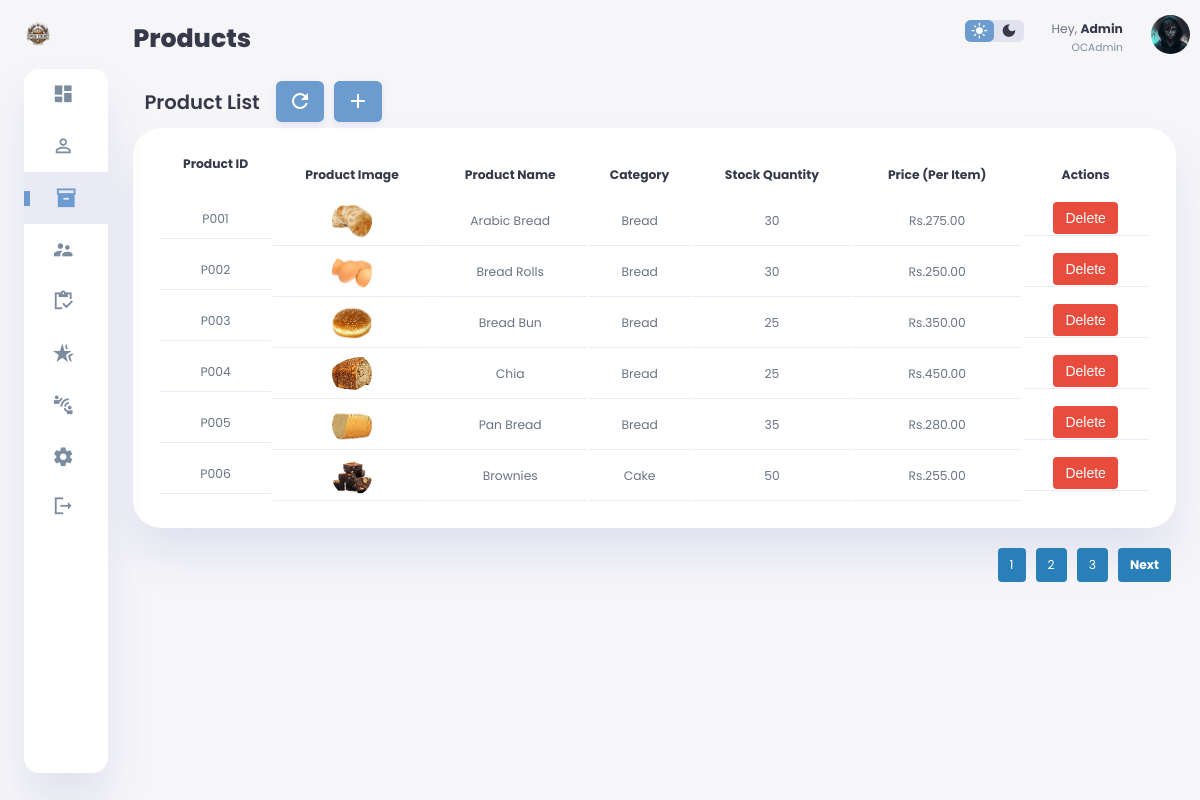
/admin/admin-Products.php (signed in), run on the app's committed database.
### tables this page shows
CREATE TABLE `tg_products` (
  `id` int(12) NOT NULL,
  `productId` varchar(12) NOT NULL,
  `productImage` varchar(255) NOT NULL,
  `productName` varchar(255) NOT NULL,
  `category` varchar(255) NOT NULL,
  `stockQuantity` int(12) NOT NULL,
  `price` int(12) NOT NULL
);

### admin/admin-Products.php (the view, shortened to what this page needs)
<?php
$adminUsername = $_SESSION['Admin_Username'];
$mysqli = new mysqli(DB_SERVER, DB_USER, DB_PASSWORD, DB_NAME);
$rowsPerPage = 6;
if (isset($_GET['page']) && is_numeric($_GET['page'])) {
    $currentPage = (int) $_GET['page'];
} else {
    $currentPage = 1;
}
$offset = ($currentPage - 1) * $rowsPerPage;
$totalQuery = "SELECT COUNT(*) AS total FROM `tg_products`";
$totalResult = $mysqli->query($totalQuery);
$totalRow = $totalResult->fetch_assoc();
$totalProducts = $totalRow['total'];
$totalPages = ceil($totalProducts / $rowsPerPage);
$query = "SELECT `id`, `productId`, `productImage`, `productName`, `category`, `stockQuantity`, `price`
          FROM `tg_products`
          LIMIT $rowsPerPage OFFSET $offset";
$result = $mysqli->query($query);
?>
<!DOCTYPE html>
<html>
<head>
    <link rel="stylesheet" href="<?php echo BASE_URL; ?>dist/css/styles-admin-main.css">
</head>
<body>
<div class="container customers">
    <aside class="customers">
        <div class="toggle">
            <div class="logo">
                <img src="<?php echo BASE_URL; ?>dist/src/OCBSLogo.png" alt="Oven Crust Logo">
            </div>
        </div>
        <div class="sidebar">
            <a href="<?php echo ADMIN_URL; ?>admin-dashboard">
                <span class="material-icons-sharp">dashboard</span>
            </a>
            <a href="<?php echo ADMIN_URL; ?>admin-Customers">
                <span class="material-icons-sharp">person_outline</span>
            </a>
            <a href="<?php echo ADMIN_URL; ?>admin-Products" class="active">
                <span class="material-icons-sharp">inventory_2</span>
            </a>
            <a href="<?php echo ADMIN_URL; ?>admin-Suppliers">
                <span class="material-icons-sharp">supervisor_account</span>
            </a>
            <a href="<?php echo ADMIN_URL; ?>admin-Orders">
                <span class="material-icons-sharp">inventory</span>
            </a>
            <a href="<?php echo ADMIN_URL; ?>admin-SpecialOrders">
                <span class="material-icons-sharp">hotel_class</span>
            </a>
            <a href="<?php echo ADMIN_URL; ?>admin-FormSubmission">
                <span class="material-icons-sharp">connect_without_contact</span>
            </a>
            <a href="<?php echo ADMIN_URL; ?>admin-Settings">
                <span class="material-icons-sharp">settings</span>
            </a>
            <a href="<?php echo BASE_URL; ?>logout.php">
                <span class="material-icons-sharp">logout</span>
            </a>
        </div>
    </aside>
    <main>
        <h1>Products</h1>
        <div class="customer-list">
            <div style="display: flex; align-items: center;">
                <h2>Product List</h2>
                <button class="refresh-button" onclick="window.location.reload();">
                    <span class="material-icons-sharp">refresh</span>
                </button>
                <button id="add-product-btn" class="refresh-button" onclick="openAddProductModal()">
                    <span class="material-icons-sharp">add</span>
                </button>
            </div>
            <table>
                <thead>
                    <tr>
                        <th>Product ID</th>
                        <th>Product Image</th>
                        <th>Product Name</th>
                        <th>Category</th>
                        <th>Stock Quantity</th>
                        <th>Price (Per Item)</th>
                        <th>Actions</th>
                    </tr>
                </thead>
                <tbody>
                    <?php
                    if ($result->num_rows > 0) {
                        while ($row = $result->fetch_assoc()) {
                            $productId = htmlspecialchars($row['productId']);
                            $productImage = htmlspecialchars($row['productImage']);
                            $productName = htmlspecialchars($row['productName']);
                            $category = htmlspecialchars($row['category']);
                            $stockQuantity = htmlspecialchars($row['stockQuantity']);
                            $price = htmlspecialchars($row['price']);
                            echo "<tr>";
                            echo "<td>$productId</td>";
                            echo "<td><center><img src='$productImage' alt='Product Photo' style='width: 40px; height: 40px; border-radius: 50%;'></center></td>";
                            echo "<td>$productName</td>";
                            echo "<td>$category</td>";
                            echo "<td>$stockQuantity</td>";
                            echo "<td>Rs.$price.00</td>";
                            echo "<td>
                                <button type='button' onclick='openEditModal(\"$productId\")' class='edit-button' style='background-color: #3498db; color: white; border: none; padding: 8px 12px; border-radius: 4px; cursor: pointer; font-size: 14px;'>Edit</button>
                                <button type='button' onclick='openDeleteModal(\"$productId\")' class='delete-button' style='background-color: #e74c3c; color: white; border: none; padding: 8px 12px; border-radius: 4px; cursor: pointer; font-size: 14px;'>Delete</button>
                            </td>";
                            echo "</tr>";
                        }
                    } else {
                        echo "<tr><td colspan='6'>No products found</td></tr>";
                    }
                    ?>
                </tbody>
            </table>
            <div class="pagination">
                <?php for ($i = 1; $i <= $totalPages; $i++): ?>
                    <a href="?page=<?php echo $i; ?>" class="<?php echo ($i == $currentPage) ? 'active' : ''; ?>"><?php echo $i; ?></a>
                <?php endfor; ?>
                <?php if ($currentPage < $totalPages): ?>
                    <a href="?page=<?php echo $currentPage + 1; ?>" class="next-page">Next</a>
                <?php endif; ?>
            </div>
        </div>
    </main>
    <div class="right-section">
        <div class="nav customer">
            <div class="dark-mode">
                <span class="material-icons-sharp active">light_mode</span>
                <span class="material-icons-sharp">dark_mode</span>
            </div>
            <div class="profile">
                <div class="info">
                    <p>Hey, <b>Admin</b></p>
                    <small class="text-muted"><?php echo htmlspecialchars($adminUsername); ?></small>
                </div>
                <div class="profile-photo">
                    <img src="<?php echo BASE_URL; ?>dist/src/admin.jfif"></div>
            </div>
        </div>
    </div>
</div>
</body>
</html>

### data on the page
tg_products: productId "P001", productImage (picture), productName "Arabic Bread", category "Bread", stockQuantity "30", price "275"
tg_products: productId "P002", productImage (picture), productName "Bread Rolls", category "Bread", stockQuantity "30", price "250"
tg_products: productId "P003", productImage (picture), productName "Bread Bun", category "Bread", stockQuantity "25", price "350"
tg_products: productId "P004", productImage (picture), productName "Chia", category "Bread", stockQuantity "25", price "450"
tg_products: productId "P005", productImage (picture), productName "Pan Bread", category "Bread", stockQuantity "35", price "280"
tg_products: productId "P006", productImage (picture), productName "Brownies", category "Cake", stockQuantity "50", price "255"

### other printed values
$adminUsername "OCAdmin"
